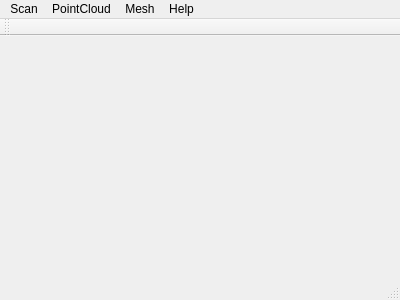
<?xml version="1.0" encoding="UTF-8"?>
<ui version="4.0">
 <class>MainWindow</class>
 <widget class="QMainWindow" name="MainWindow">
  <property name="geometry">
   <rect>
    <x>0</x>
    <y>0</y>
    <width>400</width>
    <height>300</height>
   </rect>
  </property>
  <property name="windowTitle">
   <string>3D KORN SCANNER</string>
  </property>
  <widget class="TDK_CentralWidget" name="centralWidget"/>
  <widget class="QMenuBar" name="menuBar">
   <property name="geometry">
    <rect>
     <x>0</x>
     <y>0</y>
     <width>400</width>
     <height>26</height>
    </rect>
   </property>
   <widget class="QMenu" name="menuScan">
    <property name="title">
     <string>Scan</string>
    </property>
    <addaction name="actionNew_Scan"/>
   </widget>
   <widget class="QMenu" name="menuPointCloud">
    <property name="title">
     <string>PointCloud</string>
    </property>
    <widget class="QMenu" name="menuExport_2">
     <property name="title">
      <string>Export As</string>
     </property>
     <addaction name="actionExportPCD"/>
     <addaction name="actionExportPLY"/>
    </widget>
    <addaction name="actionImportPointCloud"/>
    <addaction name="menuExport_2"/>
   </widget>
   <widget class="QMenu" name="menuMesh">
    <property name="title">
     <string>Mesh</string>
    </property>
    <widget class="QMenu" name="menuExport">
     <property name="title">
      <string>Export As</string>
     </property>
     <addaction name="actionExportSTL"/>
     <addaction name="actionExportVTK"/>
    </widget>
    <addaction name="actionImportMesh"/>
    <addaction name="menuExport"/>
   </widget>
   <widget class="QMenu" name="menuHelp">
    <property name="title">
     <string>Help</string>
    </property>
    <addaction name="actionAbout"/>
   </widget>
   <addaction name="menuScan"/>
   <addaction name="menuPointCloud"/>
   <addaction name="menuMesh"/>
   <addaction name="menuHelp"/>
  </widget>
  <widget class="QToolBar" name="mainToolBar">
   <attribute name="toolBarArea">
    <enum>TopToolBarArea</enum>
   </attribute>
   <attribute name="toolBarBreak">
    <bool>false</bool>
   </attribute>
  </widget>
  <widget class="QStatusBar" name="statusBar"/>
  <action name="actionNew_Scan">
   <property name="text">
    <string>New Scan</string>
   </property>
  </action>
  <action name="actionImportPointCloud">
   <property name="text">
    <string>Import</string>
   </property>
  </action>
  <action name="actionImportMesh">
   <property name="text">
    <string>Import</string>
   </property>
  </action>
  <action name="actionExportPCD">
   <property name="text">
    <string>PCD</string>
   </property>
  </action>
  <action name="actionExportPLY">
   <property name="text">
    <string>PLY</string>
   </property>
  </action>
  <action name="actionExportSTL">
   <property name="text">
    <string>STL</string>
   </property>
  </action>
  <action name="actionExportVTK">
   <property name="text">
    <string>VTK</string>
   </property>
  </action>
  <action name="actionAbout">
   <property name="text">
    <string>About</string>
   </property>
  </action>
 </widget>
 <layoutdefault spacing="6" margin="11"/>
 <customwidgets>
  <customwidget>
   <class>TDK_CentralWidget</class>
   <extends>QWidget</extends>
   <header>tdk_centralwidget.h</header>
   <container>1</container>
  </customwidget>
 </customwidgets>
 <resources/>
 <connections/>
</ui>
